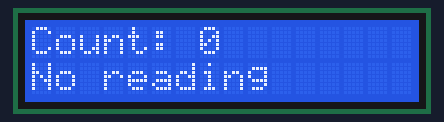
Bench run of a program on a simulated Raspberry Pi (BCM pin numbers). Parts: 16×2 character LCD. Library files of the repository ran but are not shown: LCD.py; what the program prints to the terminal is not drawn.

Above: at 0.4 s.

The program:

sensor.py
```python
import LCD
from time import sleep
from datetime import datetime
from gpiozero import Button

sensor = Button(4, pull_up=False)
count = 0
display = LCD.lcd()

try:
    while True:
        if sensor.is_pressed:
            count = count + 1
            print "Object detected, Count: "+str(count)
            display.lcd_display_string("Count: "+str(count), 1)
	    display.lcd_display_string("Object detected        ", 2)
        else:
	    display.lcd_display_string("Count: "+str(count), 1)
	    display.lcd_display_string("No reading             ", 2)
            print "No reading from sensor, Count: "+str(count)
        sleep(0.2)


except KeyboardInterrupt:
    print("Cleaning up!")
    display.lcd_clear()
```
